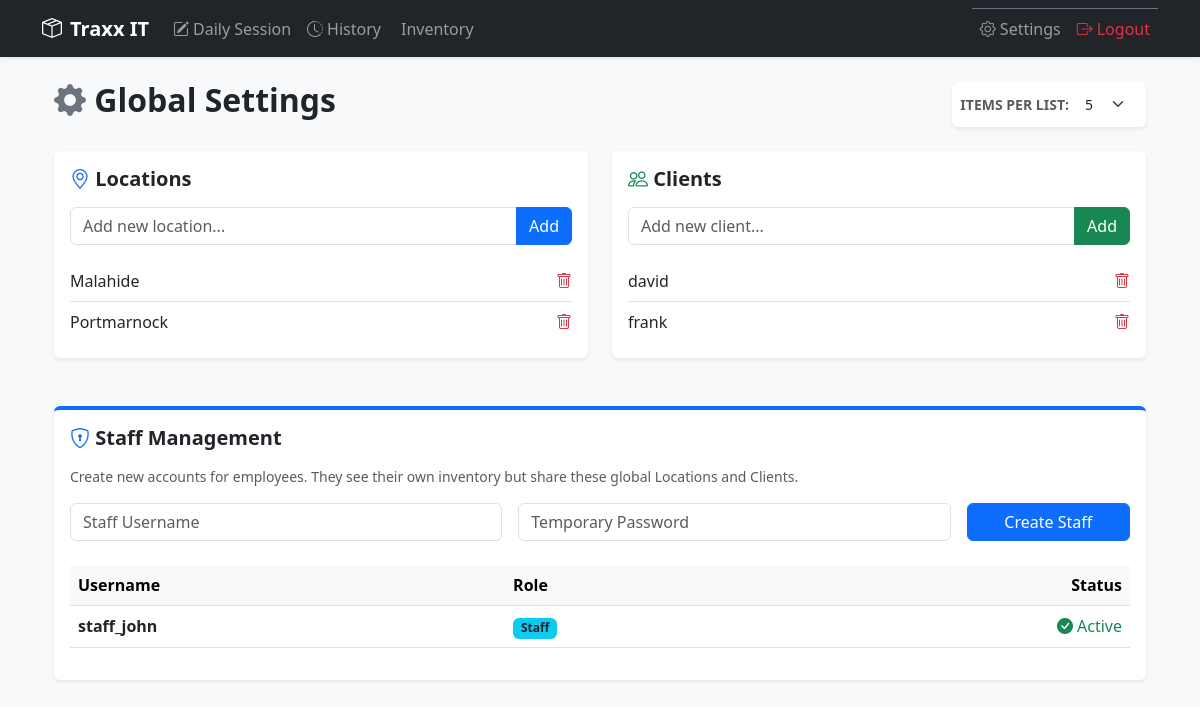
/settings (signed in), run on the app's committed database.
### models.py (models this page shows)
class Place(db.Model):
    id = db.Column(db.Integer, primary_key=True)
    name = db.Column(db.String(100), nullable=False)
    is_active = db.Column(db.Boolean, default=True)

class Client(db.Model):
    id = db.Column(db.Integer, primary_key=True)
    name = db.Column(db.String(100), nullable=False)
    is_active = db.Column(db.Boolean, default=True)

class User(db.Model):
    id = db.Column(db.Integer, primary_key=True)
    username = db.Column(db.String(80), unique=True, nullable=False)
    password = db.Column(db.String(120), nullable=False)
    role = db.Column(db.String(20), default='staff') # 'boss' or 'staff'

### app.py (the view, shortened to what this page needs)
@app.route('/settings', methods=['GET', 'POST'])
def settings():
    if 'user_id' not in session: return redirect(url_for('login'))
    user = User.query.get(session['user_id'])
    page_p = request.args.get('page_p', 1, type=int)
    page_c = request.args.get('page_c', 1, type=int)
    per_page = request.args.get('per_page', 5, type=int)
    p_pag = Place.query.filter_by(is_active=True).order_by(Place.name).paginate(page=page_p, per_page=per_page)
    c_pag = Client.query.filter_by(is_active=True).order_by(Client.name).paginate(page=page_c, per_page=per_page)
    staff = User.query.filter_by(role='staff').all() if user.role == 'boss' else []
    return render_template('settings.html',
                           places_pagination=p_pag,
                           clients_pagination=c_pag,
                           staff_members=staff,
                           user=user,
                           per_page=per_page)

### templates/settings.html (shortened to what this page needs)
{% extends "base.html" %}
{% block content %}
<div class="container mt-4 mb-5">
    <div class="d-flex justify-content-between align-items-center mb-4">
        <h2 class="fw-bold"><i class="bi bi-gear-fill text-secondary"></i> Global Settings</h2>
        <form method="GET" class="d-flex align-items-center bg-white p-2 rounded shadow-sm">
            <label class="me-2 small fw-bold text-muted text-uppercase">Items per list:</label>
            <select name="per_page" class="form-select form-select-sm w-auto border-0" onchange="this.form.submit()">
                <option value="5" {{ 'selected' if per_page == 5 }}>5</option>
            </select>
        </form>
    </div>
    <div class="row">
        <div class="col-md-6 mb-4">
            <div class="card shadow-sm border-0 h-100">
                <div class="card-body d-flex flex-column">
                    <h5 class="fw-bold mb-3"><i class="bi bi-geo-alt text-primary"></i> Locations</h5>
                    <form method="POST" class="mb-3">
                        <div class="input-group">
                            <input type="text" name="place_name" class="form-control" placeholder="Add new location..." required>
                            <button type="submit" name="add_place" class="btn btn-primary">Add</button>
                        </div>
                    </form>
                    <ul class="list-group list-group-flush mb-auto">
                        {% for p in places_pagination.items %}
                        <li class="list-group-item d-flex justify-content-between align-items-center px-0">
                            <span>{{ p.name }}</span>
                            <a href="{{ url_for('delete_entry', type='place', id=p.id) }}" class="text-danger" onclick="return confirm('Delete this location? History will be kept.')">
                                <i class="bi bi-trash"></i>
                            </a>
                        </li>
                        {% else %}
                        <li class="list-group-item text-center text-muted py-4">No locations added yet.</li>
                        {% endfor %}
                    </ul>
                </div>
            </div>
        </div>
        <div class="col-md-6 mb-4">
            <div class="card shadow-sm border-0 h-100">
                <div class="card-body d-flex flex-column">
                    <h5 class="fw-bold mb-3"><i class="bi bi-people text-success"></i> Clients</h5>
                    <form method="POST" class="mb-3">
                        <div class="input-group">
                            <input type="text" name="client_name" class="form-control" placeholder="Add new client..." required>
                            <button type="submit" name="add_client" class="btn btn-success text-white">Add</button>
                        </div>
                    </form>
                    <ul class="list-group list-group-flush mb-auto">
                        {% for c in clients_pagination.items %}
                        <li class="list-group-item d-flex justify-content-between align-items-center px-0">
                            <span>{{ c.name }}</span>
                            <a href="{{ url_for('delete_entry', type='client', id=c.id) }}" class="text-danger" onclick="return confirm('Delete this client? History will be kept.')">
                                <i class="bi bi-trash"></i>
                            </a>
                        </li>
                        {% else %}
                        <li class="list-group-item text-center text-muted py-4">No clients added yet.</li>
                        {% endfor %}
                    </ul>
                </div>
            </div>
        </div>
    </div>
    {% if user.role == 'boss' %}
    <div class="row mt-4">
        <div class="col-12">
            <div class="card shadow-sm border-0 border-top border-primary border-4">
                <div class="card-body">
                    <h5 class="fw-bold mb-3"><i class="bi bi-shield-lock text-primary"></i> Staff Management</h5>
                    <p class="text-muted small">Create new accounts for employees. They see their own inventory but share these global Locations and Clients.</p>
                    <form method="POST" class="row g-3 mb-4">
                        <div class="col-md-5">
                            <input type="text" name="new_username" class="form-control" placeholder="Staff Username" required>
                        </div>
                        <div class="col-md-5">
                            <input type="password" name="new_password" class="form-control" placeholder="Temporary Password" required>
                        </div>
                        <div class="col-md-2">
                            <button type="submit" name="create_account" class="btn btn-primary w-100">Create Staff</button>
                        </div>
                    </form>
                    <div class="table-responsive">
                        <table class="table table-hover align-middle">
                            <thead class="table-light">
                                <tr>
                                    <th>Username</th>
                                    <th>Role</th>
                                    <th class="text-end">Status</th>
                                </tr>
                            </thead>
                            <tbody>
                                {% for staff in staff_members %}
                                <tr>
                                    <td class="fw-bold">{{ staff.username }}</td>
                                    <td><span class="badge bg-info text-dark">{{ staff.role|capitalize }}</span></td>
                                    <td class="text-end text-success"><i class="bi bi-check-circle-fill me-1"></i>Active</td>
                                </tr>
                                {% endfor %}
                            </tbody>
                        </table>
                    </div>
                </div>
            </div>
        </div>
    </div>
    {% endif %}
</div>
{% endblock %}

### data on the page
Place: name "Malahide"
Place: name "Portmarnock"
Client: name "david"
Client: name "frank"
User: username "staff_john", role "Staff"
